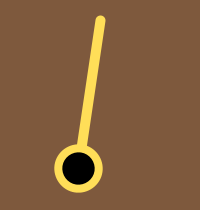
Frame 1 (no input)
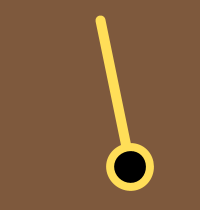
Frame 60 (the mouse pressed at the canvas centre just before this capture)
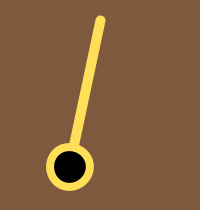
Frame 120 (the mouse held since frame 60 and released just before this capture)

The Processing sketch that drew these frames (run headless with seeded random() and noise(); from frame 60 on, the mouse is pressed at the canvas centre):

// Processing sketch: processing_148106
// ── processing_148106.pde

  float period = 1;
  float amplitude = 20;
  
void setup()
{
  size(200,210);
}

void draw()
{
  background(126,89,61);
  translate(width/2,20);
  float angle = motion();
  rotate(angle);
  pendulum();
}

void pendulum()
{
  stroke(255,222,88);
  strokeWeight(10);
  line(0,0,0,150);
  stroke(255,222,88);
  strokeWeight(8);
  point(0,0);
  ellipseMode(CENTER);
  fill(0);
  stroke(255,222,88);
  ellipse(0,150,40,40);
}



float motion()
{
  float time = norm(millis(),0,2000);
  float fraction = norm(time,0,period);
  float shm = sin(fraction*TWO_PI);
  float angle = amplitude*shm;
  return radians(angle);
}
